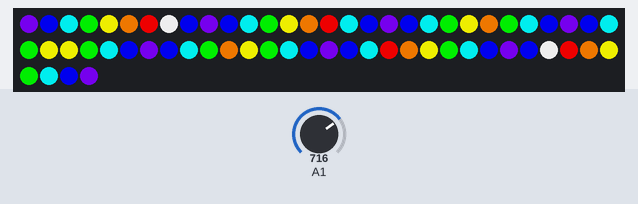
Bench run of a sketch on a simulated Arduino Uno, built with avr-gcc and run on an emulated ATmega328P. Shown: 64 RGB LEDs in strip order, left to right, continuing on the next row. The inputs (shaded band) are chosen by the test bench; at power-on: A1 = 512.

2.3 s: A1 set to 716
Above: at 2.31 s.
Timing chart, 0 to 5.3 s (numbered marks = the images above; inputs shaded):
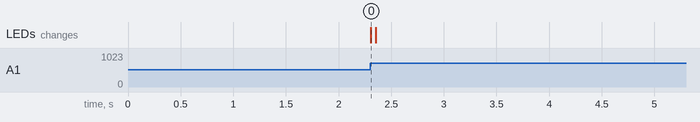

The sketch:

RGB_Dreamlight.ino
```cpp
    /****************************************
    Code from Adafruit and ctbaker
    ****************************************/

    #include <Adafruit_NeoPixel.h>

    #define DATA_PIN      3 // Data pin to communicate with the LEDs
    #define NUM_LEDS      64 // Number of LEDs to control
    const int sampleWindow = 50; // Sample window width in mS (50 mS = 20Hz)
    unsigned int sample;
    double baseValue = 0.11; // Ambient noise level voltage value
    double peakValue = 0.25; // When volts is this value or higher, all LEDs will be lit up
    double voltsMax = peakValue;
    int numSegments = 8; // Number of segments for spectrum analyzer
    int i = 0;
    double volts = 0;
    int maxBright = 200;
    Adafruit_NeoPixel strip = Adafruit_NeoPixel(NUM_LEDS, DATA_PIN, NEO_GRB + NEO_KHZ800);
    // Set the segmentation values for when each color band is lit
    double seg1 = ((peakValue - baseValue)*1/numSegments) + baseValue;
    double seg2 = ((peakValue - baseValue)*2/numSegments) + baseValue;
    double seg3 = ((peakValue - baseValue)*3/numSegments) + baseValue;
    double seg4 = ((peakValue - baseValue)*4/numSegments) + baseValue;
    double seg5 = ((peakValue - baseValue)*5/numSegments) + baseValue;
    double seg6 = ((peakValue - baseValue)*6/numSegments) + baseValue;
    double seg7 = ((peakValue - baseValue)*7/numSegments) + baseValue;
    double seg8 = ((peakValue - baseValue)*8/numSegments) + baseValue;
    uint32_t black = strip.Color(0, 0, 0);
    uint32_t red = strip.Color(255, 0, 0);
    uint32_t green = strip.Color(0, 255, 0);
    uint32_t blue = strip.Color(0, 0, 255);
    uint32_t yellow = strip.Color(255, 255, 0);
    uint32_t orange = strip.Color(255, 128, 0);
    uint32_t purple = strip.Color(128, 0, 255);
    uint32_t white = strip.Color(255, 255, 255);
    uint32_t cyan = strip.Color(0, 255, 255);
    void setup()
    {
       strip.begin();
       strip.setBrightness(maxBright);
       strip.clear();
       delay(1000);
    }

    void loop()
    {
       unsigned long startMillis= millis();  // Start of sample window
       unsigned int peakToPeak = 0;   // peak-to-peak level

       unsigned int signalMax = 0;
       unsigned int signalMin = 1024;

       // collect data for 50 mS
       while (millis() - startMillis < sampleWindow)
       {
          sample = analogRead(1);
          if (sample < 1024)  // toss out spurious readings
          {
             if (sample > signalMax)
             {
                signalMax = sample;  // save just the max levels
             }
             else if (sample < signalMin)
             {
                signalMin = sample;  // save just the min levels
             }
          }
       }
       peakToPeak = signalMax - signalMin;  // max - min = peak-peak amplitude
       double volts = (peakToPeak * 5.0) / 1024;  // convert to volts 1024

// Set a new maximum value for voltage and rescale based on the new max value
// This will dampen over driven audio when compared to starting maximum expected
// audio level
      if (i <= 20 && peakValue < ((signalMax * 5.0) / 1024))
      {
        peakValue = (signalMax * 5.0) / 1024;  // convert maximum signal value to volts
      }
      if (i > 20)
      {
        i = 0;
        // Set the segmentation values for when each color band is lit
        double seg1 = ((peakValue - baseValue)*1/numSegments) + baseValue;
        double seg2 = ((peakValue - baseValue)*2/numSegments) + baseValue;
        double seg3 = ((peakValue - baseValue)*3/numSegments) + baseValue;
        double seg4 = ((peakValue - baseValue)*4/numSegments) + baseValue;
        double seg5 = ((peakValue - baseValue)*5/numSegments) + baseValue;
        double seg6 = ((peakValue - baseValue)*6/numSegments) + baseValue;
        double seg7 = ((peakValue - baseValue)*7/numSegments) + baseValue;
        double seg8 = ((peakValue - baseValue)*8/numSegments) + baseValue;
        peakValue = voltsMax;
      }
      i = i + 1;

//        diagStrips(volts, seg1, seg2, seg3, seg4, seg5, seg6, seg7, seg8);
        diagInsideOut(volts, seg1, seg2, seg3, seg4, seg5, seg6, seg7, seg8);
//        oneColor();
//        multiColor(volts, seg1, seg2, seg3, seg4, seg5, seg6, seg7, seg8);
//        vertStrips(volts, seg1, seg2, seg3, seg4, seg5, seg6, seg7, seg8);
//        ringsOutToIn(volts, seg1, seg2, seg3, seg4, seg5, seg6, seg7, seg8);
//        ringsInToOut(volts, seg1, seg2, seg3, seg4, seg5, seg6, seg7, seg8);
//        variBright(volts, maxBright, numSegments, seg1, seg2, seg3, seg4, seg5, seg6, seg7, seg8);
        strip.show();
        strip.clear();
    }

    //
    //Write to RGB LED Matrix based on value of volts
    //

    void diagStrips(double volts, double seg1, double seg2, double seg3, double seg4, double seg5, double seg6, double seg7, double seg8) // Display diagonal strips of light across the 8x8 matrix
    {
       if (volts < seg1)
       {
            strip.clear();
       }
       if (volts >= seg1)
       {
          strip.setPixelColor(0, 127, 0, 255); // Purple
          strip.setPixelColor(1, 127, 0, 255); // Purple
          strip.setPixelColor(8, 127, 0, 255); // Purple
       }
       if (volts >= seg2)
       {
          strip.setPixelColor(2, 0, 0, 255); // Blue
          strip.setPixelColor(3, 0, 0, 255); // Blue
          strip.setPixelColor(9, 0, 0, 255); // Blue
          strip.setPixelColor(10, 0, 0, 255); // Blue
          strip.setPixelColor(16, 0, 0, 255); // Blue
          strip.setPixelColor(17, 0, 0, 255); // Blue
          strip.setPixelColor(24, 0, 0, 255); // Blue
       }
       if (volts >= seg3)
       {
          strip.setPixelColor(4, 0, 255, 255); // Cyan
          strip.setPixelColor(5, 0, 255, 255); // Cyan
          strip.setPixelColor(11, 0, 255, 255); // Cyan
          strip.setPixelColor(12, 0, 255, 255); // Cyan
          strip.setPixelColor(18, 0, 255, 255); // Cyan
          strip.setPixelColor(19, 0, 255, 255); // Cyan
          strip.setPixelColor(25, 0, 255, 255); // Cyan
          strip.setPixelColor(26, 0, 255, 255); // Cyan
          strip.setPixelColor(32, 0, 255, 255); // Cyan
          strip.setPixelColor(33, 0, 255, 255); // Cyan
          strip.setPixelColor(40, 0, 255, 255); // Cyan
       }
       if (volts >= seg4)
       {
          strip.setPixelColor(6, 0, 255, 0); // Green
          strip.setPixelColor(7, 0, 255, 0); // Green
          strip.setPixelColor(13, 0, 255, 0); // Green
          strip.setPixelColor(14, 0, 255, 0); // Green
          strip.setPixelColor(20, 0, 255, 0); // Green
          strip.setPixelColor(21, 0, 255, 0); // Green
          strip.setPixelColor(27, 0, 255, 0); // Green
          strip.setPixelColor(28, 0, 255, 0); // Green
          strip.setPixelColor(34, 0, 255, 0); // Green
          strip.setPixelColor(35, 0, 255, 0); // Green
          strip.setPixelColor(41, 0, 255, 0); // Green
          strip.setPixelColor(42, 0, 255, 0); // Green
          strip.setPixelColor(48, 0, 255, 0); // Green
          strip.setPixelColor(49, 0, 255, 0); // Green
          strip.setPixelColor(56, 0, 255, 0); // Green
        }
       if (volts >= seg5)
       {
          strip.setPixelColor(15, 255, 255, 0); // Yellow
          strip.setPixelColor(22, 255, 255, 0); // Yellow
          strip.setPixelColor(23, 255, 255, 0); // Yellow
          strip.setPixelColor(29, 255, 255, 0); // Yellow
          strip.setPixelColor(30, 255, 255, 0); // Yellow
          strip.setPixelColor(36, 255, 255, 0); // Yellow
          strip.setPixelColor(37, 255, 255, 0); // Yellow
          strip.setPixelColor(43, 255, 255, 0); // Yellow
          strip.setPixelColor(44, 255, 255, 0); // Yellow
          strip.setPixelColor(50, 255, 255, 0); // Yellow
          strip.setPixelColor(51, 255, 255, 0); // Yellow
          strip.setPixelColor(57, 255, 255, 0); // Yellow
          strip.setPixelColor(58, 255, 255, 0); // Yellow
       }
       if (volts >= seg6)
       {
          strip.setPixelColor(31, 255, 128, 0); // Orange
          strip.setPixelColor(38, 255, 128, 0); // Orange
          strip.setPixelColor(39, 255, 128, 0); // Orange
          strip.setPixelColor(45, 255, 128, 0); // Orange
          strip.setPixelColor(46, 255, 128, 0); // Orange
          strip.setPixelColor(52, 255, 128, 0); // Orange
          strip.setPixelColor(53, 255, 128, 0); // Orange
          strip.setPixelColor(59, 255, 128, 0); // Orange
          strip.setPixelColor(60, 255, 128, 0); // Orange
       }
       if (volts >= seg7)
       {
          strip.setPixelColor(47, 255, 0, 0); // Red
          strip.setPixelColor(54, 255, 0, 0); // Red
          strip.setPixelColor(55, 255, 0, 0); // Red
          strip.setPixelColor(61, 255, 0, 0); // Red
          strip.setPixelColor(62, 255, 0, 0); // Red
       }
       if (volts >= seg8)
       {
          strip.setPixelColor(63, 255, 255, 255); // White
       }
    }

    void diagInsideOut(double volts, double seg1, double seg2, double seg3, double seg4, double seg5, double seg6, double seg7, double seg8) // Display diagonal strips of light across the 8x8 matrix
    {
       if (volts < seg1)
       {
            strip.clear();
       }
       if (volts >= seg1)
       {
          strip.setPixelColor(0, 127, 0, 255); // Purple
          strip.setPixelColor(9, 127, 0, 255); // Purple
          strip.setPixelColor(18, 127, 0, 255); // Purple
          strip.setPixelColor(27, 127, 0, 255); // Purple
          strip.setPixelColor(36, 127, 0, 255); // Purple
          strip.setPixelColor(45, 127, 0, 255); // Purple
          strip.setPixelColor(54, 127, 0, 255); // Purple
          strip.setPixelColor(63, 127, 0, 255); // Purple
       }
       if (volts >= seg2)
       {
          strip.setPixelColor(1, 0, 0, 255); // Blue
          strip.setPixelColor(10, 0, 0, 255); // Blue
          strip.setPixelColor(19, 0, 0, 255); // Blue
          strip.setPixelColor(28, 0, 0, 255); // Blue
          strip.setPixelColor(37, 0, 0, 255); // Blue
          strip.setPixelColor(46, 0, 0, 255); // Blue
          strip.setPixelColor(55, 0, 0, 255); // Blue
          strip.setPixelColor(8, 0, 0, 255); // Blue
          strip.setPixelColor(17, 0, 0, 255); // Blue
          strip.setPixelColor(26, 0, 0, 255); // Blue
          strip.setPixelColor(35, 0, 0, 255); // Blue
          strip.setPixelColor(44, 0, 0, 255); // Blue
          strip.setPixelColor(53, 0, 0, 255); // Blue
          strip.setPixelColor(62, 0, 0, 255); // Blue
       }
       if (volts >= seg3)
       {
          strip.setPixelColor(2, 0, 255, 255); // Cyan
          strip.setPixelColor(11, 0, 255, 255); // Cyan
          strip.setPixelColor(20, 0, 255, 255); // Cyan
          strip.setPixelColor(29, 0, 255, 255); // Cyan
          strip.setPixelColor(38, 0, 255, 255); // Cyan
          strip.setPixelColor(47, 0, 255, 255); // Cyan
          strip.setPixelColor(16, 0, 255, 255); // Cyan
          strip.setPixelColor(25, 0, 255, 255); // Cyan
          strip.setPixelColor(34, 0, 255, 255); // Cyan
          strip.setPixelColor(43, 0, 255, 255); // Cyan
          strip.setPixelColor(52, 0, 255, 255); // Cyan
          strip.setPixelColor(61, 0, 255, 255); // Cyan
       }
       if (volts >= seg4)
       {
          strip.setPixelColor(3, 0, 255, 0); // Green
          strip.setPixelColor(12, 0, 255, 0); // Green
          strip.setPixelColor(21, 0, 255, 0); // Green
          strip.setPixelColor(30, 0, 255, 0); // Green
          strip.setPixelColor(39, 0, 255, 0); // Green
          strip.setPixelColor(24, 0, 255, 0); // Green
          strip.setPixelColor(33, 0, 255, 0); // Green
          strip.setPixelColor(42, 0, 255, 0); // Green
          strip.setPixelColor(51, 0, 255, 0); // Green
          strip.setPixelColor(60, 0, 255, 0); // Green
        }
       if (volts >= seg5)
       {
          strip.setPixelColor(4, 255, 255, 0); // Yellow
          strip.setPixelColor(13, 255, 255, 0); // Yellow
          strip.setPixelColor(22, 255, 255, 0); // Yellow
          strip.setPixelColor(31, 255, 255, 0); // Yellow
          strip.setPixelColor(32, 255, 255, 0); // Yellow
          strip.setPixelColor(41, 255, 255, 0); // Yellow
          strip.setPixelColor(50, 255, 255, 0); // Yellow
          strip.setPixelColor(59, 255, 255, 0); // Yellow
       }
       if (volts >= seg6)
       {
          strip.setPixelColor(5, 255, 128, 0); // Orange
          strip.setPixelColor(14, 255, 128, 0); // Orange
          strip.setPixelColor(23, 255, 128, 0); // Orange
          strip.setPixelColor(40, 255, 128, 0); // Orange
          strip.setPixelColor(49, 255, 128, 0); // Orange
          strip.setPixelColor(58, 255, 128, 0); // Orange
       }
       if (volts >= seg7)
       {
          strip.setPixelColor(6, 255, 0, 0); // Red
          strip.setPixelColor(15, 255, 0, 0); // Red
          strip.setPixelColor(48, 255, 0, 0); // Red
          strip.setPixelColor(57, 255, 0, 0); // Red
       }
       if (volts >= seg8)
       {
          strip.setPixelColor(7, 255, 255, 255); // White
          strip.setPixelColor(56, 255, 255, 255); // White
       }
    }

    void vertStrips(double volts, double seg1, double seg2, double seg3, double seg4, double seg5, double seg6, double seg7, double seg8)
    {
       if (volts < seg1)
       {
            strip.clear();
       }
       if (volts >= seg1)
       {
          strip.fill(purple, 0, 8); // Purple
       }
       if (volts >= seg2)
       {
        strip.fill(blue, 8, 8); // Blue
       }
       if (volts >= seg3)
       {
          strip.fill(green, 16, 8); // Green
       }
       if (volts >= seg4)
       {
          strip.fill(yellow, 24, 8); // Yellow
        }
       if (volts >= seg5)
       {
          strip.fill(orange, 32, 8); // Orange
       }
       if (volts >= seg6)
       {
          strip.fill(red, 40, 8); // Red
       }
       if (volts >= seg7)
       {
          strip.fill(white, 48, 8); // White
       }
       if (volts >= seg8)
       {
          strip.fill(cyan, 56, 8); // Cyan
       }
    }

   void ringsOutToIn(double volts, double seg1, double seg2, double seg3, double seg4, double seg5, double seg6, double seg7, double seg8)
    {
       if (volts < seg1)
       {
            strip.clear();
       }
       if (volts >= seg1)
       {
          strip.fill(purple, 0, 8); // Purple
          strip.fill(purple, 56, 8); // Purple
          strip.setPixelColor(8, 127, 0, 255); // Purple
          strip.setPixelColor(16, 127, 0, 255); // Purple
          strip.setPixelColor(24, 127, 0, 255); // Purple
          strip.setPixelColor(32, 127, 0, 255); // Purple
          strip.setPixelColor(40, 127, 0, 255); // Purple
          strip.setPixelColor(48, 127, 0, 255); // Purple
          strip.setPixelColor(15, 127, 0, 255); // Purple
          strip.setPixelColor(23, 127, 0, 255); // Purple
          strip.setPixelColor(31, 127, 0, 255); // Purple
          strip.setPixelColor(39, 127, 0, 255); // Purple
          strip.setPixelColor(47, 127, 0, 255); // Purple
          strip.setPixelColor(55, 127, 0, 255); // Purple
       }
       if (volts >= seg3)
       {
          strip.fill(blue, 9, 6); // Blue
          strip.fill(blue, 49, 6); // Blue
          strip.setPixelColor(17, 0, 0, 255); // Blue
          strip.setPixelColor(25, 0, 0, 255); // Blue
          strip.setPixelColor(33, 0, 0, 255); // Blue
          strip.setPixelColor(41, 0, 0, 255); // Blue
          strip.setPixelColor(22, 0, 0, 255); // Blue
          strip.setPixelColor(30, 0, 0, 255); // Blue
          strip.setPixelColor(38, 0, 0, 255); // Blue
          strip.setPixelColor(46, 0, 0, 255); // Blue
       }
       if (volts >= seg5)
       {
          strip.fill(cyan, 18, 4); // Cyan
          strip.fill(cyan, 42, 4); // Cyan
          strip.setPixelColor(26, 0, 255, 255); // Cyan
          strip.setPixelColor(34, 0, 255, 255); // Cyan
          strip.setPixelColor(29, 0, 255, 255); // Cyan
          strip.setPixelColor(37, 0, 255, 255); // Cyan
       }
       if (volts >= seg7)
       {
          strip.fill(green, 27, 2); // Green
          strip.fill(green, 35, 2); // Green
        }
    }

       void ringsInToOut(double volts, double seg1, double seg2, double seg3, double seg4, double seg5, double seg6, double seg7, double seg8)
    {
       if (volts < seg1)
       {
            strip.clear();
       }
       if (volts >= seg1)
       {
          strip.fill(green, 27, 2); // Green
          strip.fill(green, 35, 2); // Green
       }
       if (volts >= seg3)
       {
          strip.fill(cyan, 18, 4); // Cyan
          strip.fill(cyan, 42, 4); // Cyan
          strip.setPixelColor(26, 0, 255, 255); // Cyan
          strip.setPixelColor(34, 0, 255, 255); // Cyan
          strip.setPixelColor(29, 0, 255, 255); // Cyan
          strip.setPixelColor(37, 0, 255, 255); // Cyan
               }
       if (volts >= seg5)
       {
          strip.fill(blue, 9, 6); // Blue
          strip.fill(blue, 49, 6); // Blue
          strip.setPixelColor(17, 0, 0, 255); // Blue
          strip.setPixelColor(25, 0, 0, 255); // Blue
          strip.setPixelColor(33, 0, 0, 255); // Blue
          strip.setPixelColor(41, 0, 0, 255); // Blue
          strip.setPixelColor(22, 0, 0, 255); // Blue
          strip.setPixelColor(30, 0, 0, 255); // Blue
          strip.setPixelColor(38, 0, 0, 255); // Blue
          strip.setPixelColor(46, 0, 0, 255); // Blue
       }
       if (volts >= seg7)
       {
          strip.fill(purple, 0, 8); // Purple
          strip.fill(purple, 56, 8); // Purple
          strip.setPixelColor(8, 127, 0, 255); // Purple
          strip.setPixelColor(16, 127, 0, 255); // Purple
          strip.setPixelColor(24, 127, 0, 255); // Purple
          strip.setPixelColor(32, 127, 0, 255); // Purple
          strip.setPixelColor(40, 127, 0, 255); // Purple
          strip.setPixelColor(48, 127, 0, 255); // Purple
          strip.setPixelColor(15, 127, 0, 255); // Purple
          strip.setPixelColor(23, 127, 0, 255); // Purple
          strip.setPixelColor(31, 127, 0, 255); // Purple
          strip.setPixelColor(39, 127, 0, 255); // Purple
          strip.setPixelColor(47, 127, 0, 255); // Purple
          strip.setPixelColor(55, 127, 0, 255); // Purple
        }
    }

        void oneColor()
        {
          strip.fill(purple, 0, 63); // Purple
        }

        void multiColor(double volts, double seg1, double seg2, double seg3, double seg4, double seg5, double seg6, double seg7, double seg8)
        {
          if (volts < seg1)
          {
              strip.clear();
          }
          if (volts >= seg1)
          {
              strip.fill(purple, 0, 63); // Purple
          }
          if (volts >= seg2)
          {
            strip.fill(blue, 0, 63); // Blue
          }
          if (volts >= seg3)
          {
              strip.fill(green, 0, 63); // Green
          }
          if (volts >= seg4)
          {
              strip.fill(yellow, 0, 63); // Yellow
          }
          if (volts >= seg5)
          {
              strip.fill(orange, 0, 63); // Orange
          }
          if (volts >= seg6)
          {
              strip.fill(red, 0, 63); // Red
          }
          if (volts >= seg7)
          {
              strip.fill(white, 0, 63); // White
          }
          if (volts >= seg8)
          {
              strip.fill(cyan, 0, 63); // Cyan
          }
        }

        void variBright(double volts, int maxBright, int numSegments, double seg1, double seg2, double seg3, double seg4, double seg5, double seg6, double seg7, double seg8)
        {
          if (volts < seg1)
          {
            strip.setBrightness(maxBright*1/numSegments);
          }
          if (volts >= seg1)
          {
            strip.setBrightness(maxBright*1/numSegments);
          }
          if (volts >= seg2)
          {
            strip.setBrightness(maxBright*2/numSegments);
          }
          if (volts >= seg3)
          {
            strip.setBrightness(maxBright*3/numSegments);
          }
          if (volts >= seg4)
          {
            strip.setBrightness(maxBright*4/numSegments);
          }
          if (volts >= seg5)
          {
            strip.setBrightness(maxBright*5/numSegments);
          }
          if (volts >= seg6)
          {
            strip.setBrightness(maxBright*6/numSegments);
          }
          if (volts >= seg7)
          {
            strip.setBrightness(maxBright*7/numSegments);
          }
          if (volts >= seg8)
          {
            strip.setBrightness(maxBright*8/numSegments);
          }
        }
```

Measured:
- after the input at 2.3 s, the LEDs: change at once (image 0)
